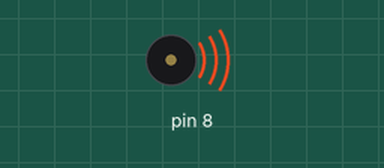
Bench run of a sketch on a simulated Arduino Uno, built with avr-gcc and run on an emulated ATmega328P. Shown: buzzer (waves = sounding).

Above: at 0.1 s.
At 0.7 s:
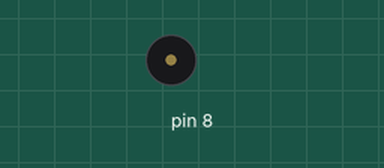
Timing chart, 0 to 2.2 s (numbered marks = the images above):
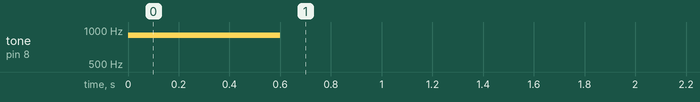

Measured:
- by itself, tone on pin 8: silent → 900 Hz at 0.00 s, → silent 0.60 s later

The sketch:

1.ino
```cpp
void setup() {
 pinMode(2,INPUT_PULLUP);

tone(8,900,600);

}

void loop() {


}
```
